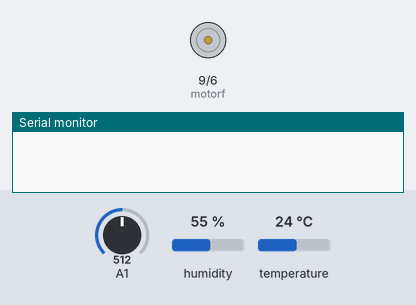
The sketch below on a simulated Arduino Uno, built with avr-gcc and run on an emulated ATmega328P. Shown: motor-driver pin pairs drawn as motors (green arrow = first pin HIGH = forward, orange = second pin HIGH = backward, longer = more drive), the last lines printed to the serial monitor. Inputs (shaded band) come from the test bench; at power-on: A1 = 512, humidity 55 %, temperature 24 °C.

Above: at 0.1 s.
At 9.2 s:
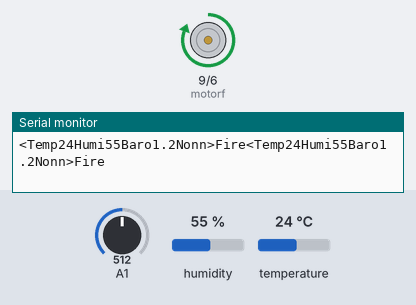
9.3 s: A1 set to 427
14.5 s: A1 set to 405
Timing chart, 0 to 17.5 s (numbered marks = the images above; inputs shaded):
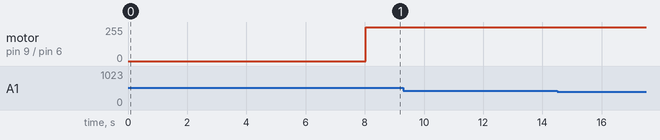

The sketch:

KYTION_FINAL_nano.ino
```cpp
#include <SoftwareSerial.h>
#include <dht.h>
#include <SPI.h>
#include <SD.h>
#include <SharpIR.h>
dht DHT;
#define DHT11_PIN 7
#define IR A3
#define model 430
File myFile;
int motorf = 9;
int motorb = 6;
int xronos = 25;
int sunolomprosta = 4;
int dis;
int fire;
const int trigPin = 11;
const int echoPin = 10;
long duration;
int distance;
int c = 0;
SharpIR SharpIR(IR, model);


void setup() {
  delay(4000);
  pinMode(trigPin, OUTPUT);
  pinMode(echoPin, INPUT);
  pinMode(9,OUTPUT);
  pinMode(6,OUTPUT);
  delay(4000);
  Serial.begin(9600);
  while (!Serial) {
    ; // wait for serial port to connect. Needed for native USB port only
  }
  //Serial.print("\n");
  //Serial.print("KYTION V 1.02 OPERATING");

}

void loop() { // run over and over

  metrhsh();

  mprosta(xronos);

  pisw(xronos,sunolomprosta);
}


void mprosta(int xronos){
  while(c<1000){
    digitalWrite(motorf,HIGH);
    //int front = xronos * 1000;
    //delay(front);
    metrhsh();
    c++;
    delay(5000);
    }
  digitalWrite(motorf,LOW);
  c = 0;
}

void pisw(int xronos,int sunolomprosta){
  digitalWrite(motorb,HIGH);
  //int back = xronos * 1000 * sunolomprosta;
  //delay(back);
  //delay(1000);
  do{
    digitalWrite(trigPin, LOW);
    delayMicroseconds(2);
    digitalWrite(trigPin, HIGH);
    delayMicroseconds(10);
    digitalWrite(trigPin, LOW);
    duration = pulseIn(echoPin, HIGH);
    distance= duration*0.034/2;
    delay(200);
  } while(distance > 30);

  digitalWrite(motorb,LOW);
  delay(120000);
}

void opisthen(){
  do{
      delay(500);
      digitalWrite(motorb,HIGH);

    unsigned long startTime=millis();  // takes the time before the loop on the library begins

    dis=SharpIR.distance();  // this returns the distance to the object you're measuring

    // Sharp IR code for Robojax.com


    //Serial.println(analogRead(A0));
    unsigned long endTime=millis()-startTime;  // the following gives you the time taken to get the measurement

       // Sharp IR code for Robojax.com
  }while(dis > 40);
  digitalWrite(motorb,LOW);
  delay(240000);

}


void sdcard(){
  Serial.print("Initializing SD card...");

  if (!SD.begin(4)) {
    Serial.println("initialization failed!");
    while (1);
  }
  Serial.println("initialization done.");
  myFile = SD.open("metrhseis.txt", FILE_WRITE);
  if (myFile) {
    Serial.print("Writing to metrhseis.txt...");
    myFile.println("Kytion 1, 2, 3.");

    myFile.close();
    Serial.println("done.");
  }
  else {
    Serial.println("error opening metrhseis.txt");
  }


  myFile = SD.open("metrhseis.txt");
  if (myFile) {
    Serial.println("metrhseis.txt:");


    while (myFile.available()) {
      Serial.write(myFile.read());
    }

    myFile.close();
  } else {

    Serial.println("error opening metrhseis.txt");
  }
}

int metrhsh(){
  int chk = DHT.read11(DHT11_PIN);
  int rain = analogRead(A1);
  //int fire = analogRead(A0);
  int temp = DHT.temperature;
  int humid = DHT.humidity;
  //Serial.println("KYTION V1.02");
  //Serial.print("\n");
  Serial.print("<Temp");
  if(temp > -997){
    Serial.print(temp);
  }
  else{
    Serial.print("NA");
  }
  Serial.print("Humi");
  if(humid != -999){
    Serial.print(humid);
  }
  else {
    Serial.print("NA");
  }
  Serial.print("Baro1.2");
  //Serial.println(DHT.humidity);
  if(rain < 420){
    Serial.print("Rain>");
  }
  else{
    Serial.print("Nonn>");
  }


  if(fire < 300){
    Serial.print("Fire");
  }
  else{
    Serial.print("Nonn");
  }


  //delay(200);


}
```
